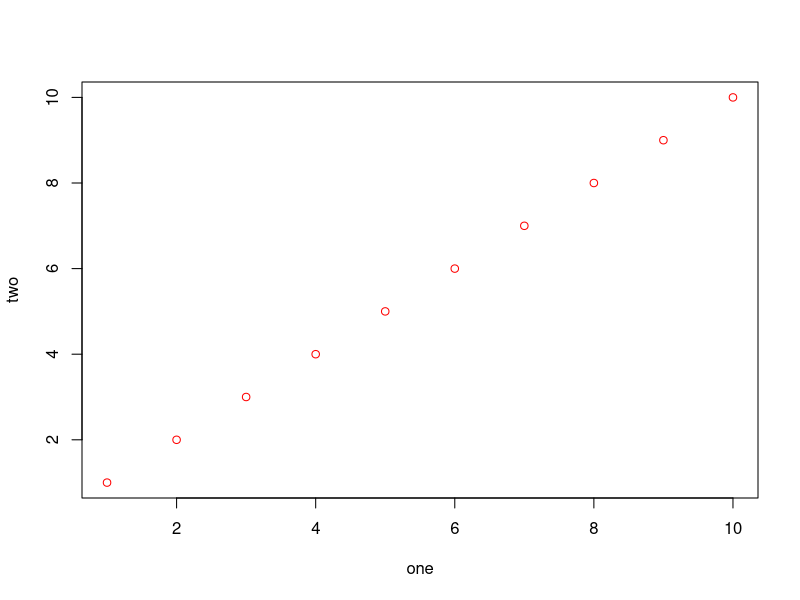

The R source for this figure: (Note: this script raises an error after producing the figure.)
## Functions that return functions with
## bindings for some arguments

powb <- function(n) {
    return(function(x) x^n)
}

cc <- powb(3)
cc(2)

ls(envir = environment(cc))

as.list(environment(cc))

## not that helpful
as.list(environment(powb))

## lazy eval
fab <- function(a, b) 2 * a
fab(3) ## no error



## What is in the ...?
## use list(...)
f6 <- function(one, two, ...) {
    plot(one, two, ...)
}

debugonce(f6)

f6(1:10, 1:10, col = "red", lty = 2)
## now, use list(...) inside


## More scoping
f2 <- function(x) {
    yy <- 5 + x
    return(yy)
}

f1 <- function(x) {
    x <- 3 * x
    z <- f2(x)
    3 * z
}

f1(2) ## x becomes 6, z becomes 11


rm(list = ls())

g1 <- function(x) x + y
y <- 10
g1(1)


g2 <- function(u) {
    y <- 100
    g1(u)
}

g2(1)

y <- 1000
g2(1)
## So g1 uses the y in the global env.,
## the place it was defined. Using the
## y inside g2 would have been dynamic scoping.


## Compare the above to

g4 <- function(u) {
    g5 <- function(x) x + y
    y <- 100 ## though clearer if before g5
    g5(u)
}

g4(1)

y <- -1000
g4(2)



## From a question in class, 2018-11-14:
##      what if there is no y defined in the environment
##      where g5 is defined?

g6 <- function(u) {
    g5 <- function(x) x + y
    ## y <- 100 ## No y in here
    g5(u)
}

## paranoid check: no g5
g5 ## ok, error

y <- 100
g6(1)

y <- 2
g6(1)

rm(y)
g6(1) ## fails



### Stop here

## Miscellaneous things not to do
f4 <- function(one, two, three = 3, four) {
    cat("one = ", one, 
        " two = ", two, 
        " three = ", three,
        " four = ", four,
        "\n")
}

## very confusing
f4(1, 4, 3, 2)

f5 <- function(one, ..., two) {
    plot(one, two, ...)
}
## won't work
f5(1:5, col = "red", 1:5)

## need this, but again bad practice
f5(1:5, col = "red", two = 1:5)

f5(1:5, two = 1:5, col = "red")



